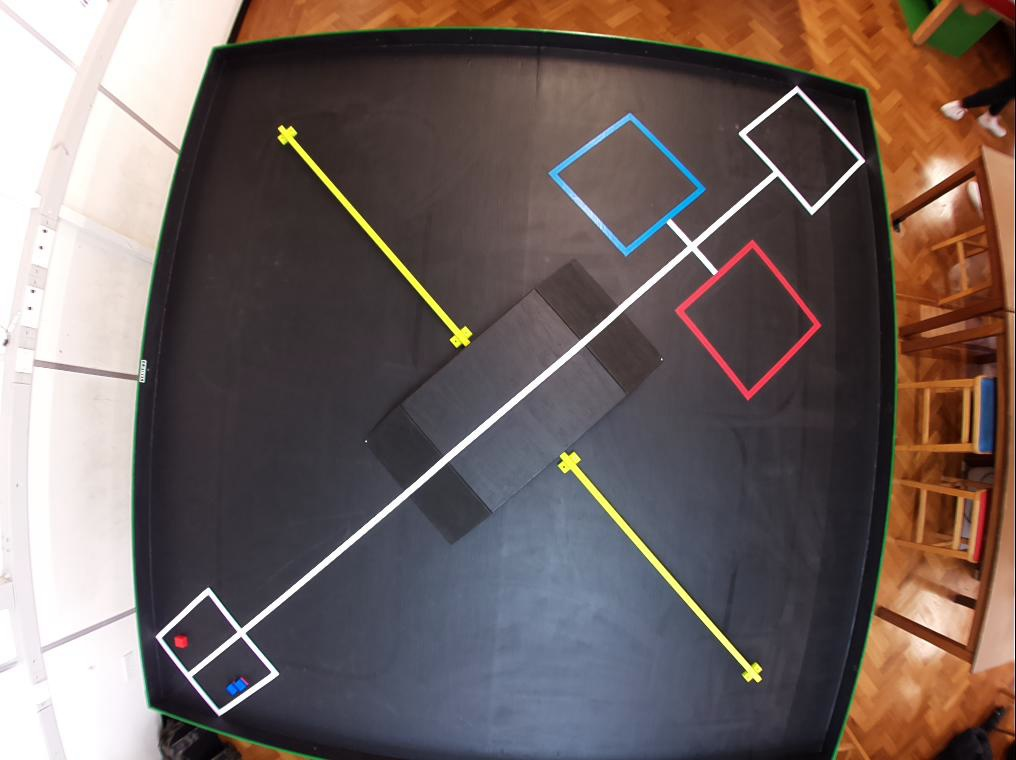
#> input picture Daedalus/single-frame.jpg, 1016 x 760 px
$ python -i navigation.py   (imports and definitions only)
#> lines starting #> are read from the running program, lines starting #| are printed output that depends on the picture; after the words box and inside, x2 and y2 are one past the last pixel; in counts of white or black regions, pixels touching at a corner belong together
from cv2 import CHAIN_APPROX_NONE, COLOR_BGR2GRAY, COLOR_BGR2HSV, RETR_EXTERNAL, circle, contourArea, cvtColor, \
    drawContours, findContours, inRange, moments, threshold
from numpy import arctan2, array, asarray, ndarray, pi, zeros


def get_main_contours(img, lower_size=0, upper_size=1000000):
    if len(img.shape) > 2:
        cvtColor(img, COLOR_BGR2GRAY)

    contours, hierarchy = findContours(img, RETR_EXTERNAL, CHAIN_APPROX_NONE)
    list_contour = []
    for contour in contours:
        area = contourArea(contour)
        if upper_size > area > lower_size:
            list_contour.append(contour)
    return list_contour


# gets the centroid and draws it on the image provided
def get_centroid(contours, img):
    for contour in contours:
        drawContours(img, contour, -1, (255, 255, 255), 3)

    ret, thresh = threshold(img, 127, 255, 0)
    # calculate moments of binary image
    M = moments(thresh)

    # calculate x,y coordinate of center
    cx = int(M["m10"] / M["m00"])
    cy = int(M["m01"] / M["m00"])
    circle(img, (cx, cy), 5, (255, 255, 0), -1)
    position = (cx, cy)

    return position


def get_angle(position: ndarray, heading: ndarray, target: ndarray) -> float:
    to_target = target - position
    rads = arctan2(to_target[1], to_target[0]) - arctan2(heading[1], heading[0])
    if rads > pi:
        rads -= 2 * pi
    elif rads <= -pi:
        rads += 2 * pi

    return (rads * 180) / pi


def find_block(img):
    # turn the image into HSV for colour detection
    imgHSV = cvtColor(img, COLOR_BGR2HSV)

    imgHSV[:500, :, :] = 0
    imgHSV[:, 200:, :] = 0

    # values for blocks mask (whether red top or blue top)
    lower_block = array([90, 107, 123])
    upper_block = array([179, 255, 255])
    mask_block = inRange(imgHSV, lower_block, upper_block)

    # create matrix to store contours and centroid of the block
    im = zeros(mask_block.shape, "uint8")
    contours = get_main_contours(mask_block, 50, 250)
    if len(contours) == 0:
        return False
    else:
        position_block = asarray(get_centroid(contours, im))

    # imshow("block", mask_block)
    return position_block

>>> import cv2
>>> picture = cv2.imread('../single-frame.jpg')
#> picture is the input picture: shape (760, 1016, 3); mean B, G, R 95.5, 98.9, 112.9
>>> result = find_block(picture)
#> in find_block, `imgHSV = cvtColor(img, COLOR_BGR2HSV)`: imgHSV: shape (760, 1016, 3); mean H, S, V 77, 67.5, 119.3
#> in find_block, `imgHSV[:500, :, :] = 0`: imgHSV: shape (760, 1016, 3); mean H, S, V 33.3, 21.9, 43.1
#> in find_block, `imgHSV[:, 200:, :] = 0`: imgHSV: shape (760, 1016, 3); mean H, S, V 6.8, 1.4, 13
#> in find_block, `mask_block = inRange(imgHSV, lower_block, upper_block)`:
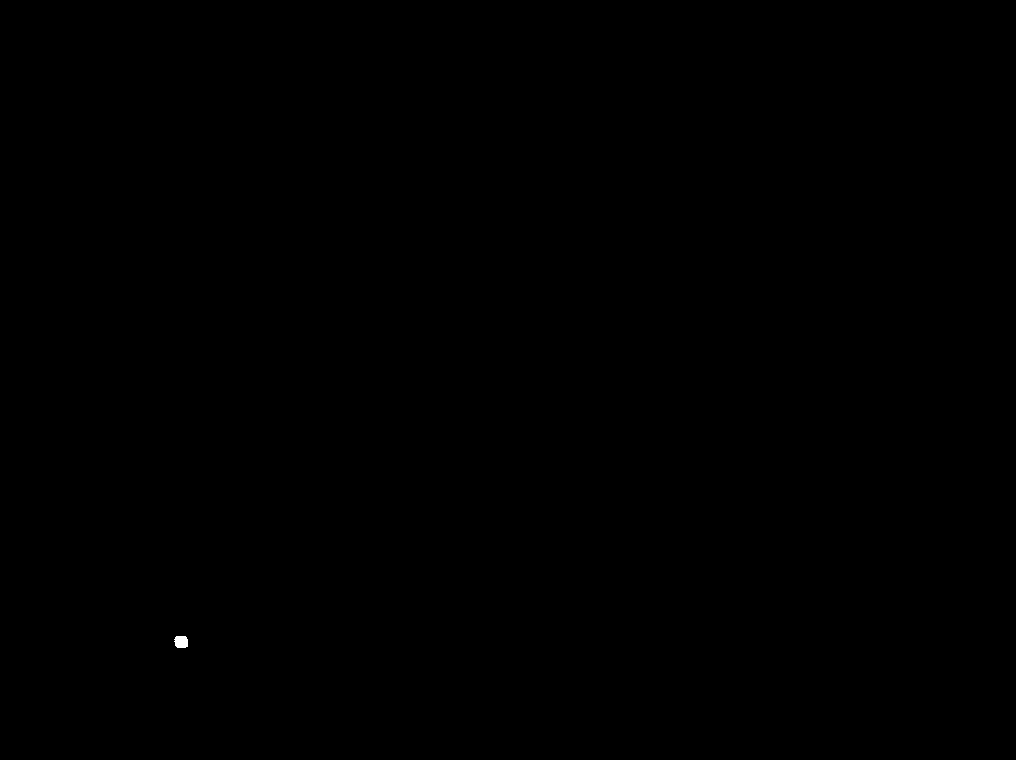
#> mask_block: shape (760, 1016); 0.02% white; 1 white region
#> in get_main_contours, `contours, hierarchy = findContours(img, RETR_EXTERNAL, CHAIN_APPROX_NO..`: contours = 1 contour; box (x1, y1, x2, y2) and area: (174, 636, 188, 648) 127
#> the loop in get_main_contours, `for contour in contours:` made 1 pass
#> area on pass 1: 127
#> after the loop in get_main_contours, `for contour in contours:`: list_contour has the same summary as contours
#> the loop in get_centroid, `for contour in contours:` made 1 pass
#> after the loop in get_centroid, `for contour in contours:`: img: shape (760, 1016); 0.03% white; 1 white region, box (x1, y1, x2, y2) and area: (172, 634, 190, 650) 196
#> in get_centroid, `M = moments(thresh)`: M = moments, m00 49980, centre m10/m00, m01/m00 = (180.9, 641.5)
#> in get_centroid, `cx = int(M["m10"] / M["m00"])`: cx = 180
#> in get_centroid, `cy = int(M["m01"] / M["m00"])`: cy = 641
#> in get_centroid, `circle(img, (cx, cy), 5, (255, 255, 0), -1)`: img: shape (760, 1016); 0.03% white; 1 white region, box (x1, y1, x2, y2) and area: (172, 634, 190, 650) 240
#> in get_centroid, `position = (cx, cy)`: position = (180, 641)
#> in find_block, `position_block = asarray(get_centroid(contours, im))`: position_block = [180, 641]
#> result = [180, 641]
